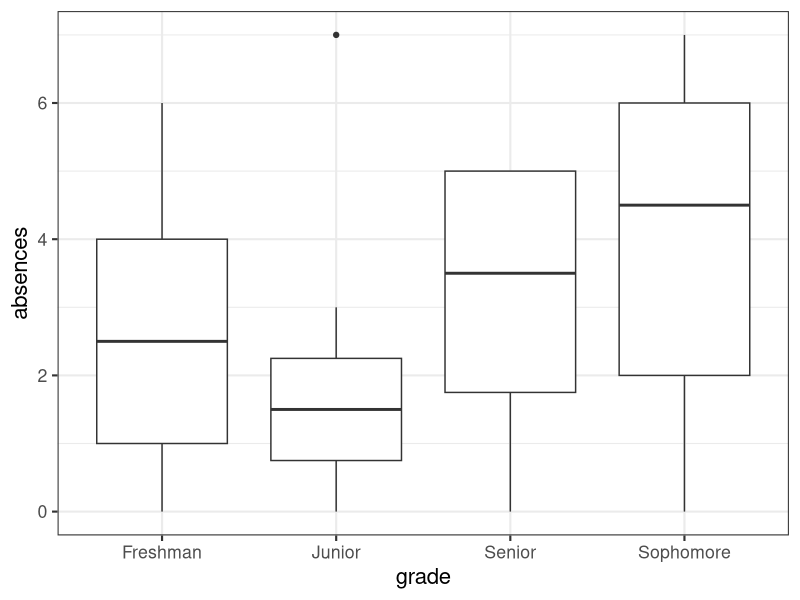
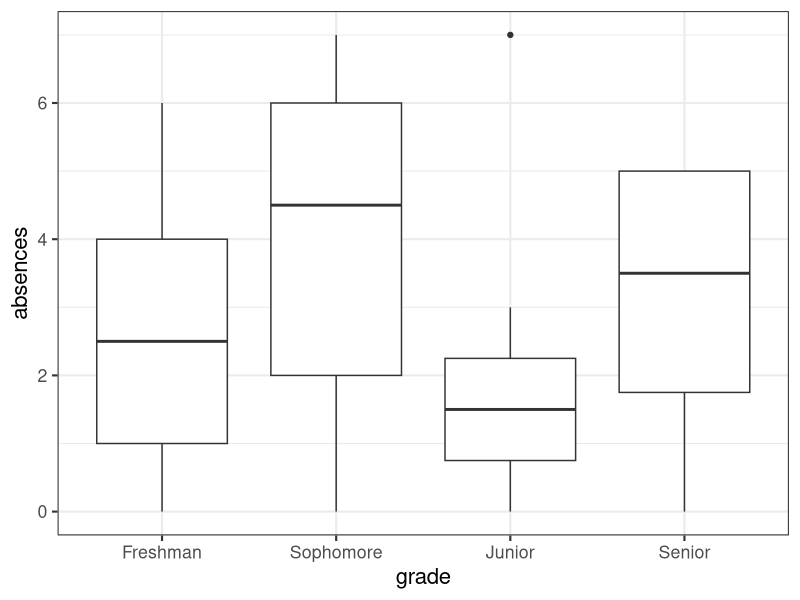
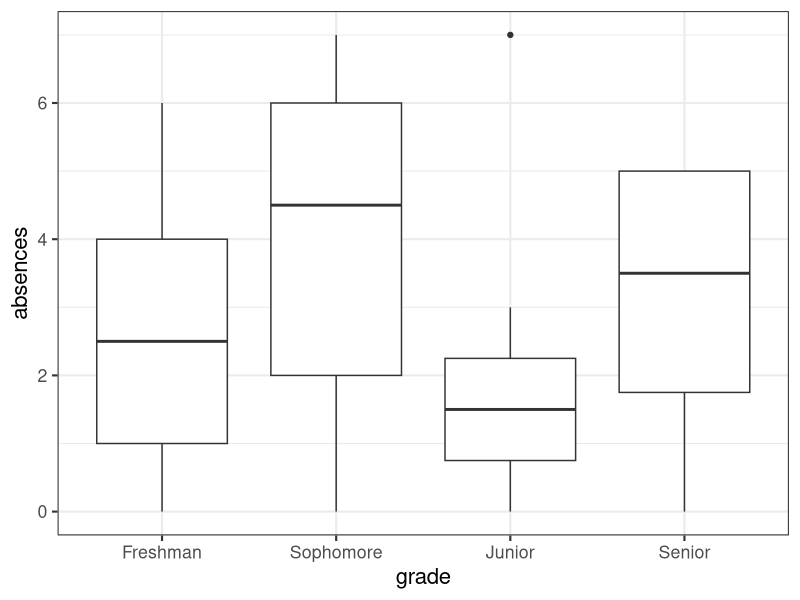
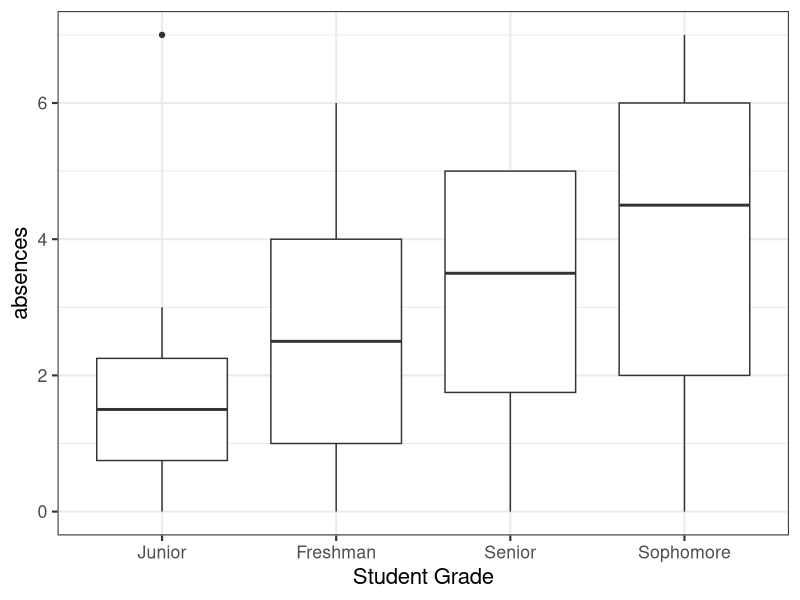
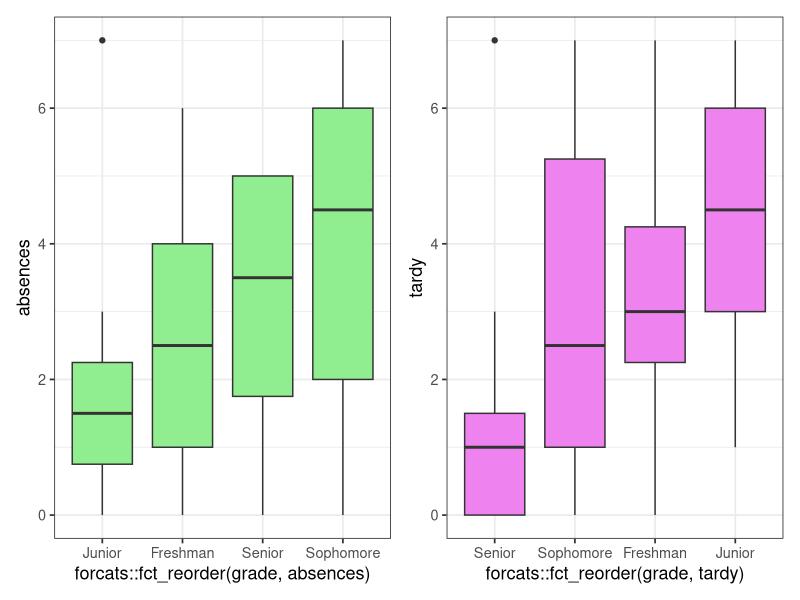
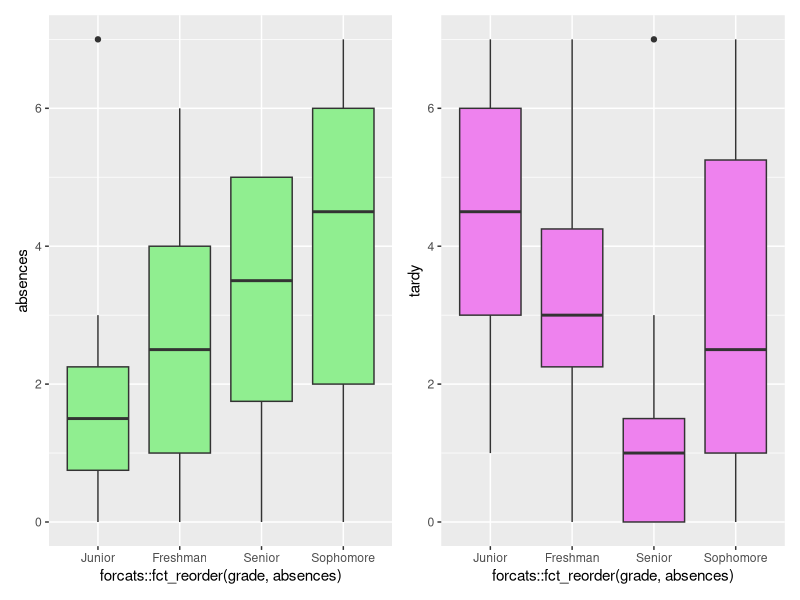

Write the R code that produced these figures, in order.
## ---- chunk 1
knitr::opts_chunk$set(echo = TRUE)
library(tidyverse)
## ---- chunk 2
x <- c("red", "red", "blue", "yellow", "blue")
class(x)

x_fact <- factor(x) # factor() is a function
class(x_fact)
x_fact
## ---- chunk 3
levels(x_fact)
## ---- chunk 4
knitr::include_graphics("https://github.com/tidyverse/forcats/raw/main/man/figures/logo.png")
## ---- chunk 5
set.seed(123)
data_highschool <- tibble(
  absences = sample(0:7, size = 32, replace = TRUE),
  grade = rep(c("Sophomore", "Freshman", "Junior", "Senior"), 8)
)
## ---- chunk 6
head(data_highschool)
## ---- chunk 7
data_highschool %>%
  ggplot(mapping = aes(x = grade, y = absences)) +
  geom_boxplot() +
  theme_bw(base_size = 16) # make all labels size 16
## ---- chunk 8
levels(pull(data_highschool, grade))

data_highschool_fct <- data_highschool %>%
  mutate(grade = factor(grade,
    levels = c("Freshman", "Sophomore", "Junior", "Senior")
  ))

levels(pull(data_highschool_fct, grade))
## ---- chunk 9
head(data_highschool_fct)
## ---- chunk 10
data_highschool_fct %>%
  ggplot(mapping = aes(x = grade, y = absences)) +
  geom_boxplot() +
  theme_bw(base_size = 16)
## ---- chunk 11
data_highschool %>% # the data with the character version of grade
  arrange(grade) %>%
  head(n = 19) # print just enough to see the 1st three grades
## ---- chunk 12
data_highschool_fct %>% # the data with the factor version of grade
  arrange(grade) %>%
  head(19)
## ---- chunk 13
data_highschool %>%
  group_by(grade) %>%
  summarize(total_absences = sum(absences))
## ---- chunk 14
data_highschool_fct %>%
  group_by(grade) %>%
  summarize(total_absences = sum(absences))
## ---- chunk 15
library(forcats)

data_highschool_fct %>%
  ggplot(mapping = aes(x = grade, y = absences)) +
  geom_boxplot() +
  theme_bw(base_size = 16)
## ---- chunk 16
library(forcats)

data_highschool_fct %>%
  ggplot(mapping = aes(x = forcats::fct_reorder(grade, absences), y = absences)) +
  geom_boxplot() +
  labs(x = "Student Grade") +
  theme_bw(base_size = 16) # make all labels size 16
## ---- chunk 17
set.seed(1956)
data_highschool_fct <-
  data_highschool_fct %>%
  mutate("tardy" = sample(0:7, size = 32, replace = TRUE))

head(data_highschool_fct)
## ---- chunk 18

absences <- data_highschool_fct %>%
  ggplot(mapping = aes(
    x = forcats::fct_reorder(grade, absences),
    y = absences
  )) +
  geom_boxplot(fill = "lightgreen") +
  theme_bw(base_size = 13)

tardy <- data_highschool_fct %>%
  ggplot(mapping = aes(
    x = forcats::fct_reorder(grade, tardy),
    y = tardy
  )) +
  geom_boxplot(fill = "violet") +
  theme_bw(base_size = 13)

library(patchwork)
absences + tardy
## ---- chunk 19

absences <- data_highschool_fct %>%
  ggplot(mapping = aes(
    x = forcats::fct_reorder(grade, absences),
    y = absences
  )) +
  geom_boxplot(fill = "lightgreen")


tardy <- data_highschool_fct %>%
  ggplot(mapping = aes(
    x = forcats::fct_reorder(grade, absences),
    y = tardy
  )) +
  geom_boxplot(fill = "violet")

absences + tardy
## ---- chunk 20
data_highschool_fct %>%
  pull(grade) %>%
  fct_count(prop = TRUE)
